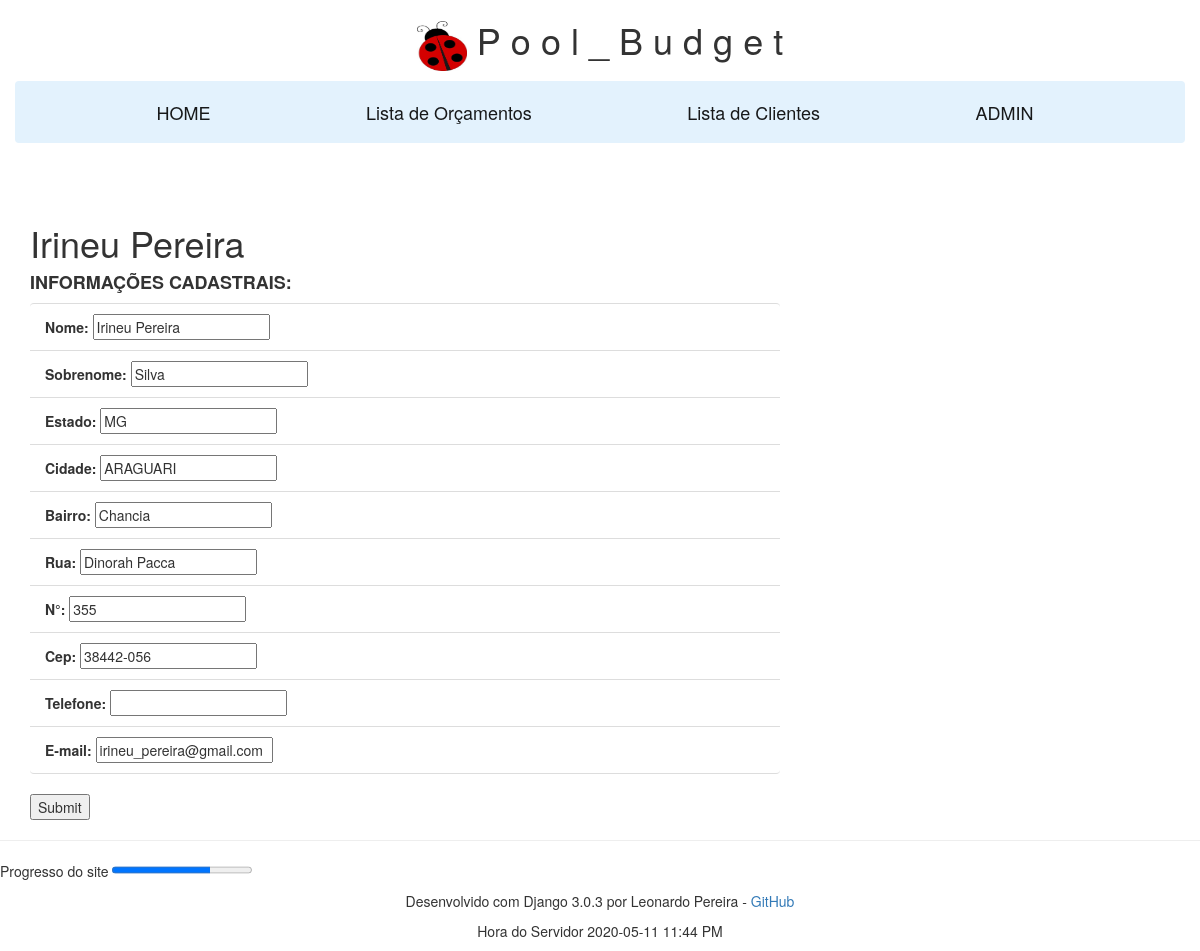
Screenshot of /cliente/2/update/ with the database file from the repository.
### front/models.py (models this page shows, shortened)
class ClienteModel(models.Model):
    nome = models.CharField(max_length=30)
    sobrenome = models.CharField(max_length=30)
    estado = models.CharField(max_length=15, blank=True)
    cidade = models.CharField(max_length=20, blank=True)
    bairro = models.CharField(max_length=20, blank=True)
    rua = models.CharField(max_length=100, blank=True)
    numero_casa = models.CharField(max_length=6, blank=True)
    cep = models.CharField(max_length=20, blank=True)
    telefone= models.IntegerField(max_length=15, blank=True)
    email = models.EmailField(max_length = 50, blank=True, help_text='Ex. clinte@gmail.com')
    class Meta:
        ordering = ['nome', 'sobrenome']

### front/views.py (the view)
# urls.py: path('cliente/<int:pk>/update/', views.ClienteUpdateView.as_view(), name='cliente_update'),
class ClienteUpdateView(generic.UpdateView):
    model = ClienteModel
    fields = '__all__'
    context_object_name = 'update_cliente'
    template_name = 'front/cliente_update.html'

### front/templatetags/my_tags.py (called while the page is built)
@register.simple_tag
def current_time(format_string):
    return datetime.now().strftime(format_string)

### front/templates/front/cliente_update.html (shortened to what this page needs)
{% extends "base_generic.html" %}
{% block content %}
<br>
<br>
  <h1>{{ object.nome }}</h1>
{% if update_cliente %}
  <h4><strong>INFORMAÇÕES CADASTRAIS:</strong></h4>
      <form action="" method="post">
        <ul class="list-group list-group-flush">
          <li class="list-group-item"><b>Nome:</b> {{ form.nome }} </li>
          <li class="list-group-item"><b>Sobrenome:</b> {{ form.sobrenome }}</li>
          <li class="list-group-item"><b>Estado:</b> {{ form.estado }}</li>
          <li class="list-group-item"><b>Cidade:</b> {{ form.cidade }}</li>
          <li class="list-group-item"><b>Bairro:</b> {{ form.bairro }}</li>
          <li class="list-group-item"><b>Rua:</b> {{ form.rua }}</li>
          <li class="list-group-item"><b>N°:</b> {{ form.numero_casa }}</li>
          <li class="list-group-item"><b>Cep:</b> {{ form.cep }}</li>
          <li class="list-group-item"><b>Telefone:</b> {{ form.telefone }}</li>
          <li class="list-group-item"><b>E-mail:</b> {{ form.email }}</li>
        </ul>
        <input type="submit" value="Submit">
      </form>
{% else %}
  <p>Objeto não encontrado.</p>
{% endif %}
{% endblock %}

### rows the page displays
ClienteModel: nome "Irineu Pereira", sobrenome "Silva", estado "MG", cidade "ARAGUARI", bairro "Chancia", rua "Dinorah Pacca", numero_casa "355", cep "38442-056", email "irineu_pereira@gmail.com"

### other values shown
{{ the_time }} "2020-05-11 11:44 PM"
